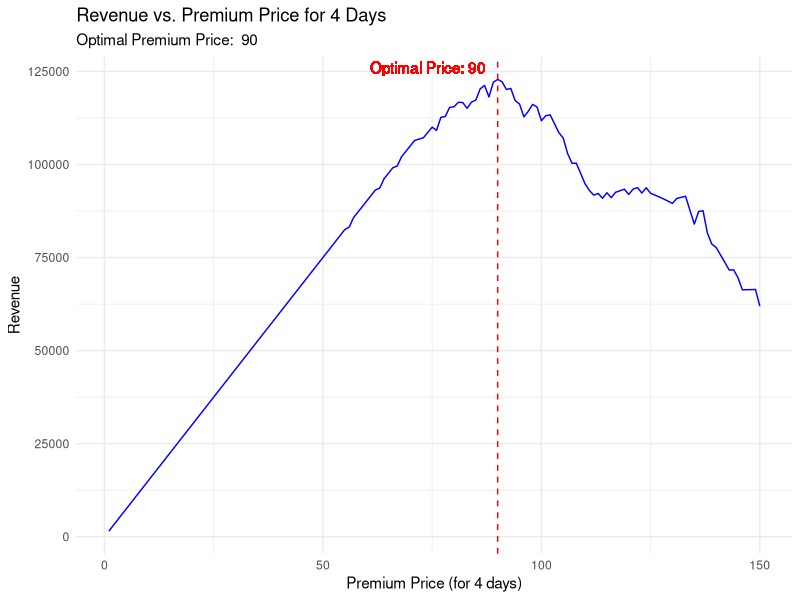
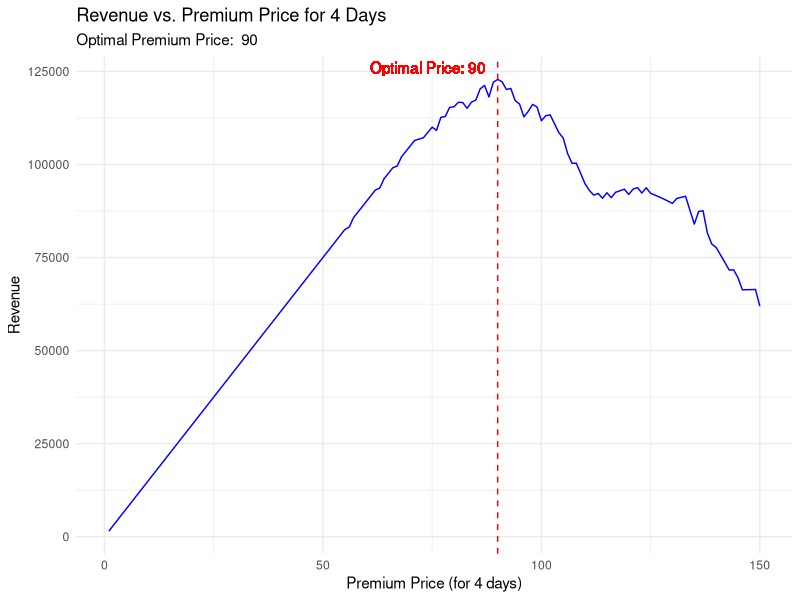

The R script that drew these images, in order:
setwd("/Users/nick/Desktop")
data1<-read.csv("Customer Survey.csv")
print(data1)
N=nrow(data1)
total_customers=1500
table(data1$WTP_Regular_4_days)
table(data1$WTP_Premium_4_days)
for (i in 1:N){
  data1$maxwtpregular[i]=max(data1[i,2:3])
}
maxreg=max(data1$maxwtpregular)


# finding the optimal premium price for 4 days given regular price is 82 in order to maximize revenue 
reg_4=70
demandpre_4=rep(0,maxreg)
demandreg_4=rep(0,maxreg)

revenue=rep(0,0)
head(data1)
surplus_reg_4=rep(0,N)
for(i in 1:N)
{ surplus_reg_4[i]=data1[i,2]-reg_4
data1$surplus_reg_4[i]=surplus_reg_4[i]
}
head(data1)
#regular surplus has been found by subtracting the given regular price from willingness to pay (regular)
#finding premium surplus for the potential premium price, making a matrix to find all surpluses for all potential prices
surplus_pre_4=matrix(0,N,maxreg)

for(p in 1:maxreg)
{for(i in 1: N ){
  surplus_pre_4[i,p]=data1[i,3]-p
}
}


head(surplus_pre_4)
head(data1)
for(p in 1:maxreg)
{demandreg_4[p]=sum((surplus_reg_4>surplus_pre_4[,p])*(surplus_reg_4>=0))
demandpre_4[p]=sum((surplus_pre_4[,p]>surplus_reg_4)*(surplus_pre_4[,p]>=0))
revenue[p]=reg_4*demandreg_4[p]/100*1500+p*demandpre_4[p]/100*1500
maxrevenue=max(revenue)
}
print(revenue)
print(demandpre_4)
print(demandreg_4)
premium_price_4=which(revenue==maxrevenue)
print(demandreg_4[premium_price_4])
print(demandpre_4[premium_price_4])
total_pre_customer_4=demandpre_4[premium_price_4]/100*1500
total_reg_customer_4=demandreg_4[premium_price_4]/100*1500
print(total_reg_customer_4)
print(total_pre_customer_4)
print(paste("the best premium price to maximise revenue is ",premium_price_4))
print(maxrevenue)

# Assuming the 'revenue' vector contains the calculated revenue for each potential premium price
# and 'maxreg' contains the maximum willingness to pay for the regular option

# Load the ggplot2 library for plotting
library(ggplot2)

# Create a data frame for plotting
revenue_data <- data.frame(
  Premium_Price = 1:maxreg,
  Revenue = revenue
)

# Plot the revenue against the premium price
ggplot(revenue_data, aes(x = Premium_Price, y = Revenue)) +
  geom_line(color = "blue") +
  geom_vline(xintercept = premium_price_4, color = "red", linetype = "dashed") +
  geom_text(aes(x = premium_price_4, label = paste("Optimal Price:", premium_price_4), y = maxrevenue), 
            vjust = -0.5, hjust = 1.1, color = "red") +
  labs(title = "Revenue vs. Premium Price for 4 Days",
       subtitle = paste("Optimal Premium Price: ", premium_price_4),
       x = "Premium Price (for 4 days)",
       y = "Revenue") +
  theme_minimal()

# Display the plot
ggsave("Revenue_PremiumPrice_4Days.png", width = 8, height = 6)

